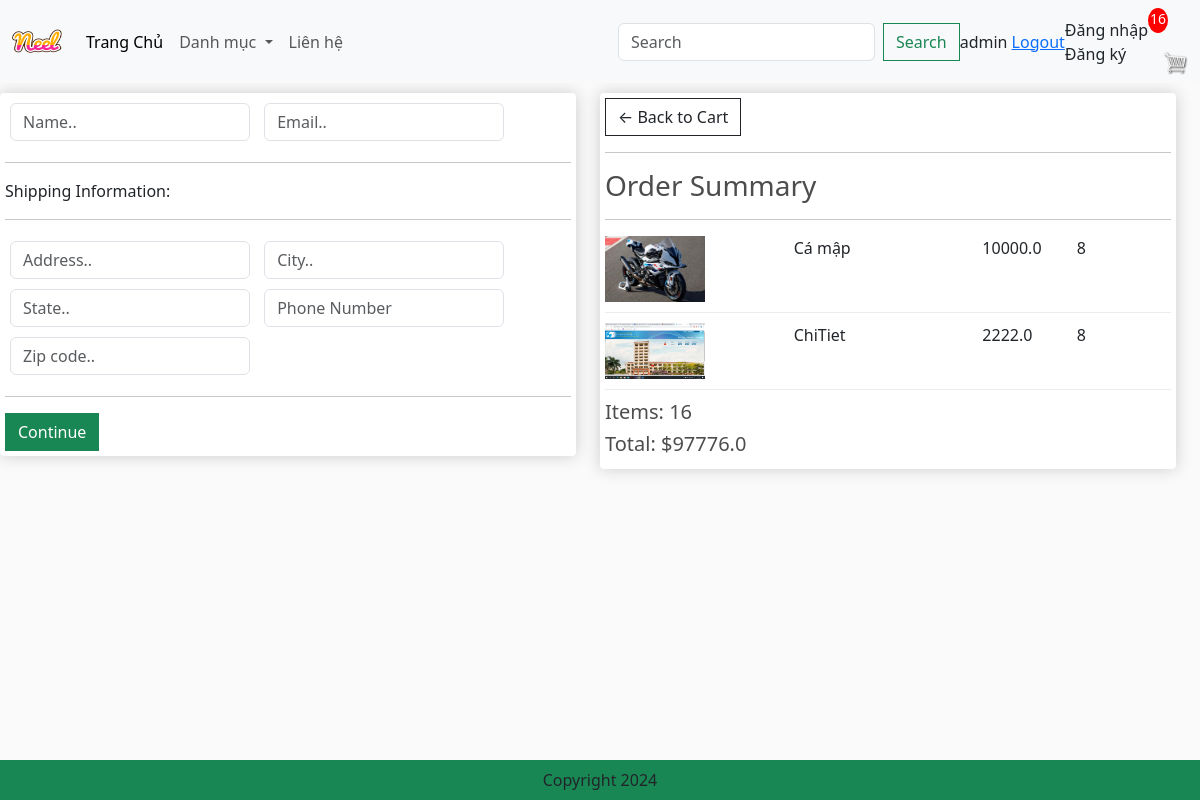
/checkout/ (signed in), run on an earlier commit of the app's database.
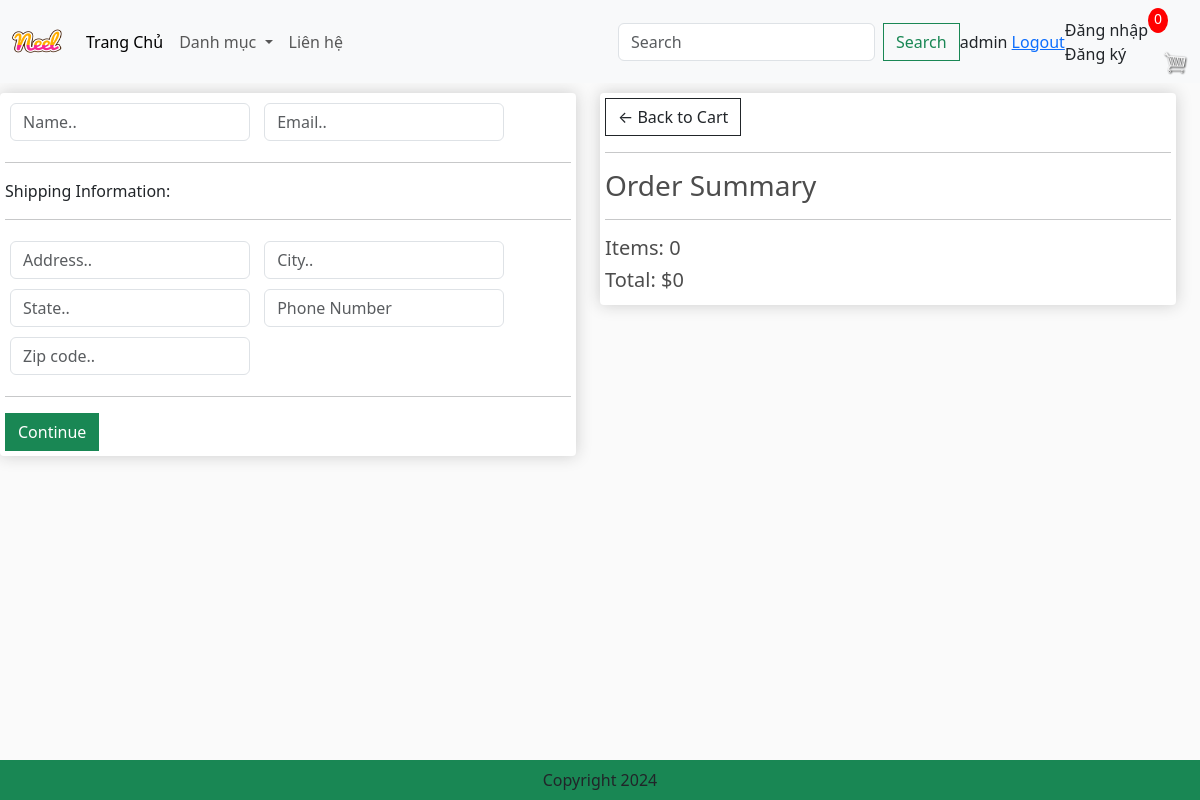
And on a later commit of the database.
### app/models.py (models this page shows, shortened)
class OrderItem(models.Model):
    product = models.ForeignKey(Product,on_delete=models.SET_NULL,blank=True,null=True)
    order = models.ForeignKey(Order,on_delete=models.SET_NULL,blank=True,null=True)
    quantity = models.IntegerField(default=0,null=True,blank=True)
    date_added = models.DateTimeField(auto_now_add=True)
    @property
    def get_total(self):
        total = self.product.price * self.quantity
        return total

class Product(models.Model):
    category = models.ManyToManyField(Category, related_name='product')
    name = models.CharField(max_length=200,null=True)
    price = models.FloatField()
    digital = models.BooleanField(default=False,null=True,blank=False) #sản phẩn bán có pải kỹ thuật số hay ko(bán kẹo thì thay)
    image = models.ImageField(null=True,blank=True)
    @property
    def ImageURL(self):
        try:
            url= self.image.url
        except:
            url=''
        return url

class Order(models.Model):
    customer = models.ForeignKey(User,on_delete=models.SET_NULL,blank=True,null=True)
    date_order = models.DateTimeField(auto_now_add=True)
    complete = models.BooleanField(default=False,null=True,blank=False)
    transaction_id = models.CharField(max_length=200,null=True)
    @property
    def get_cart_items(self):
        orderitems = self.orderitem_set.all()
        total = sum([item.quantity for item in orderitems])
        return total
    @property
    def get_cart_total(self):
        orderitems = self.orderitem_set.all()
        total = sum([item.get_total for item in orderitems])
        return total

### app/views.py (the view)
# urls.py: path('checkout/', views.checkout, name='checkout'),
def checkout(request):
    if request.user.is_authenticated:
        customer = request.user
        order, created = Order.objects.get_or_create(customer =customer,complete =False)
        items = order.orderitem_set.all()
        cartItems =order.get_cart_items
    else:
        items=[]
        order = {'get_cart_items':0,'get_cart_total':0}
        cartItems = order['get_cart_items']
    context={'items': items,'order': order,'cartItems': cartItems}
    return render(request, 'app/checkout.html', context)

### app/templates/app/checkout.html (shortened to what this page needs)
{% extends 'app/base.html' %}
{% load static %}
{% block content_checkout %}
     <div class="row" style="width:100%">
		<div class="col-lg-6">
			<div class="box-element" id="form-wrapper">
				<form id="form">
					<div id="user-info">
						<div class="form-field">
							<input required class="form-control" type="text" name="name" placeholder="Name..">
						</div>
						<div class="form-field">
							<input required class="form-control" type="email" name="email" placeholder="Email..">
						</div>
					</div>
					<div id="shipping-info">
						<hr>
						<p>Shipping Information:</p>
						<hr>
						<div class="form-field">
							<input class="form-control" type="text" name="address" placeholder="Address..">
						</div>
						<div class="form-field">
							<input class="form-control" type="text" name="city" placeholder="City..">
						</div>
						<div class="form-field">
							<input class="form-control" type="text" name="state" placeholder="State..">
						</div>
						<div class="form-field">
							<input class="form-control" type="text" name="mobile" placeholder="Phone Number">
						</div>
						<div class="form-field">
							<input class="form-control" type="text" name="country" placeholder="Zip code..">
						</div>
					</div>
					<hr>
					<input id="form-button" class="btn btn-success btn-block" type="submit" value="Continue">
				</form>
			</div>
			<br>
		</div>
		<div class="col-lg-6">
			<div class="box-element">
				<a  class="btn btn-outline-dark" href="{% url 'cart' %}">&#x2190; Back to Cart</a>
				<hr>
				<h3>Order Summary</h3>
				<hr>
				{% for item in items  %}
				<div class="cart-row">
					<div style="flex:2"><img class="row-image" src="{{item.product.ImageURL}}"></div>
					<div style="flex:2"><p>{{item.product.name}}</p></div>
					<div style="flex:1"><p>{{item.product.price}}</p></div>
					<div style="flex:1"><p>{{item.quantity}}</p></div>
				</div>
				{% endfor %}
				<h5>Items:   {{order.get_cart_items}}</h5>
				<h5>Total: ${{order.get_cart_total}}</h5>
			</div>
		</div>
	</div>
{% endblock content_checkout %}

### app/templates/app/base.html (shortened to what this page needs)
{% load static %}
<!DOCTYPE html>
<html>
    <head>
        <link href="https://cdn.jsdelivr.net/npm/bootstrap@5.3.3/dist/css/bootstrap.min.css" rel="stylesheet"/>
        <link href-"{%static 'app/css/style.css' %}" rel="stylesheet"/>
        <link href-"{%static 'app/css/all.min.css' %}" rel="stylesheet"/>
        <link href-"{%static 'app/css/owl.carousel.min.css' %}" rel="stylesheet"/>
        <link rel="stylesheet" type="text/css" href="{%static 'app/css/main.css' %}">
        <link rel="stylesheet" href="">
    </head>
    <body>
        <nav class="navbar navbar-expand-lg bg-body-tertiary">
            <div class="container-fluid">
              <a class="navbar-brand" href="{% url 'home'%}">
                <img src=" {% static 'app/images/Neel.png' %}" width="50" height="50"/>
              </a>
              <div class="collapse navbar-collapse" id="navbarSupportedContent">
                <ul class="navbar-nav me-auto mb-2 mb-lg-0">
                  <li class="nav-item">
                    <a class="nav-link active" aria-current="page" href="{% url 'home'%}">Trang Chủ</a>
                  </li>
                  <li class="nav-item dropdown">
                    <a class="nav-link dropdown-toggle" href="#" role="button" data-bs-toggle="dropdown" aria-expanded="false">
                      Danh mục
                    </a>
                  </li>
                  <li class="nav-item">
                    <a class="nav-link"  href="#">Liên hệ</a>
                  </li>
                </ul>
                <form class="d-flex" role="search" method = POST action = "{% url "search" %}" >
                  <input class="form-control me-2" type="search" placeholder="Search" aria-label="Search" name="searched">
                  <button class="btn btn-outline-success" type="submit">Search</button>
                </form>
              </div>
                <div class="form-inline mb-2 mb-lg-0" style = "visibility: {{user_login}}">
                  <span> {{request.user}} </span>
                  <span><a href = "{% url 'logout' %}"> Logout</a></span>
                </div>
                <div class="form-inline mb-2 mb-lg-0" style = "visibility: {{user_not_login}}">
                  <a class="nav-link"  href="{% url 'login' %}">Đăng nhập</a>
                  <a class="nav-link"  href="{% url 'register' %}">Đăng ký</a>
                </div>
              <div class="form-inline my-2 my-lg-0">
                <p id="cart-total">{{cartItems}}</p>
                <a href="{% url "cart" %}"><img id="cart-icon" src="{% static "images/cart.png" %}"></a>
              </div>
            </div>
          </nav>
          {% block content_checkout %} {% endblock content_checkout %}
          <footer class="container-fluid bg-success text-center fixed-bottom p-2 mt-5">
            Copyright 2024
          </footer>
    </body>
</html>

What changed in the data, as far as the page shows it:
removed OrderItem: product.ImageURL (picture), product.name "Cá mập", product.price "10000.0", quantity "8"
removed OrderItem: product.ImageURL (picture), product.name "ChiTiet", product.price "2222.0", quantity "8"
changed Order: get_cart_items "16" → "0"; get_cart_total "97776.0" → "0"
Also different on the page:
{{ cartItems }}: "16" → "0"
